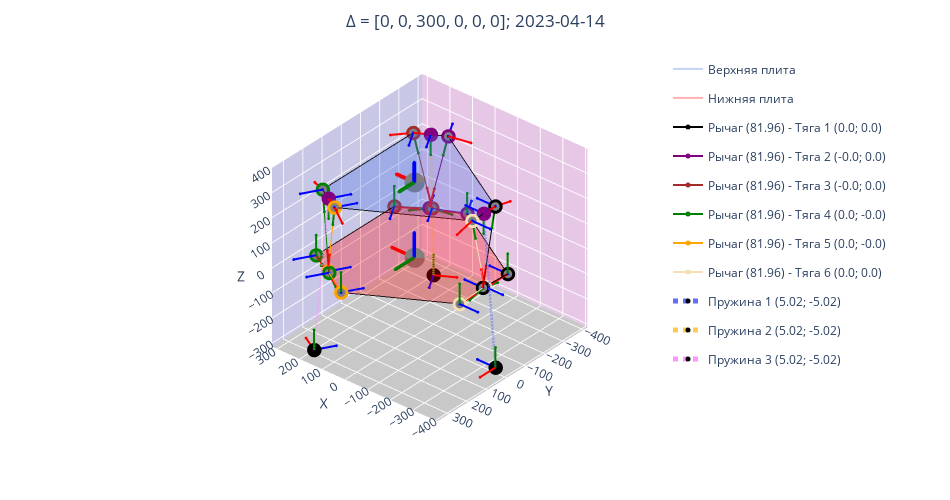

The notebook cell this image was saved under:
### Markdown cell above
### График

### Code cell
fig = go.Figure()

# Верхняя плита
fig.add_trace(go.Scatter3d(x = a_f_n(upper_points[:6], 0), y = a_f_n(upper_points[:6], 1), z = a_f_n(upper_points[:6], 2),
                showlegend=True, name = 'Верхняя плита', surfaceaxis=2,  opacity=0.3, legendgroup="group7",marker=dict(size=1, color='royalblue', colorscale='Viridis',)))
fig.add_trace(go.Scatter3d(x = a_f_n(upper_points[:6], 0), y = a_f_n(upper_points[:6], 1), z = a_f_n(upper_points[:6], 2),
                showlegend=False, surfaceaxis=-1, opacity=0.8, legendgroup="group7",marker=dict(size=1, color='black', colorscale='Viridis',)))
#_____________

# Нижняя плита
fig.add_trace(go.Scatter3d(x = a_f_n(lower_points[:6], 0), y = a_f_n(lower_points[:6], 1), z = a_f_n(lower_points[:6], 2),
                showlegend=True, name = 'Нижняя плита', surfaceaxis=2,  opacity=0.3, legendgroup="group8",marker=dict(size=1, color='red', colorscale='Viridis',)))
fig.add_trace(go.Scatter3d(x = a_f_n(lower_points[:6], 0), y = a_f_n(lower_points[:6], 1), z = a_f_n(lower_points[:6], 2),
                showlegend=False, surfaceaxis=-1, opacity=0.8, legendgroup="group8",marker=dict(size=1, color='black', colorscale='Viridis',)))

#_______________________________________________________________

color = ['black', 'purple', 'brown', 'green', 'orange', 'wheat']

for i in range(6):      # 
      grapg_leg(lower_points, global_cross_coordinates, upper_points, i, f"group{i}", color[i])
      coordinate_system(coordinate_system_lower_point[i][0], i)     # Локальные СК нижней плиты
      coordinate_system(coordinate_system_upper_point[i][0], i)     # Локальные СК верхней плиты
      # coordinate_system(coordinate_system_crosspoints[i][0], 9)       # Локальные СК точек пересечения
      coordinate_system(coordinate_system_crosspoints_after_rotate[i][0], i) # Локальные СК точек пересечения после поворота
coordinate_system(coordinate_system_upper_plate, 7, 1)      # локальная СК верхней плиты

for i in range(3):
      coordinate_system(coordinate_system_cs_lower_joint_of_gas_spring[i][0], i+10)
      coordinate_system(coordinate_system_cs_upper_joint_of_gas_spring[i][0], i+10)
      fig.add_trace(go.Scatter3d(x=[a_f_n(lower_points, 0)[i+6], a_f_n(upper_points, 0)[i+6]], 
                        y=[a_f_n(lower_points, 1)[i+6], a_f_n(upper_points, 1)[i+6]], 
                        z=[a_f_n(lower_points, 2)[i+6], a_f_n(upper_points, 2)[i+6]],  
                        showlegend=True, name = f'Пружина {i+1} ({round(angle_lower_joint_of_gas_spring[i]*180/pi, 2)}; {round(angle_upper_joint_of_gas_spring[i]*180/pi, 2)})',
                        opacity=1, legendgroup=f'group{i+10}', marker=dict(size=5, color=color, colorscale='Viridis'), line = dict(width = 5, dash='dot'))) 

fig.add_trace(go.Scatter3d(x = [0, 100],y = [0, 0],z = [0, 0],     # локальная СК нижней плиты
                showlegend=False, opacity=1, legendgroup="group8", marker=dict(size=1, color='red', colorscale='Viridis',), line = dict(width = 7)))
fig.add_trace(go.Scatter3d(x = [0, 0],y = [0, 100],z = [0, 0],
                showlegend=False, opacity=1, legendgroup="group8", marker=dict(size=1, color='green', colorscale='Viridis',), line = dict(width = 7)))
fig.add_trace(go.Scatter3d(x = [0, 0],y = [0, 0],z = [0, 100],
                showlegend=False, opacity=1, legendgroup="group8", marker=dict(size=1, color='blue', colorscale='Viridis',), line = dict(width = 7)))
fig.add_trace(go.Scatter3d(x = [0],y = [0],z = [0],
                            showlegend=False, opacity=1, legendgroup="group8", marker=dict(size=7, color='gray', colorscale='Viridis',)))

#_______________________________________________________________

#Оформление полей

fig.update_layout(title={'text': f"Δ = [{move_upper_CS[0]}, {move_upper_CS[1]}, {move_upper_CS[2]}, {move_upper_CS[3]}, {move_upper_CS[4]}, {move_upper_CS[5]}]; {date.today()}",
                  'y':0.97,'x':0.5,'xanchor': 'center','yanchor': 'top'})

                                             #Оформление
fig.update_layout(legend=dict(yanchor="top", y=0.99,xanchor="left", x=0.7))

tickf = 12
fig.update_layout(autosize=True, scene = {'camera_eye': {"x": -2, "y": 2, "z":1.65},'camera_center' : {"x": -0.3, "y": 0, "z":0},},
                  width=950, height=500, margin=dict(l=10, r=0, b=10, t=50))

fig.update_layout(scene=dict(xaxis=dict( title="X",backgroundcolor="rgb(200, 200, 230)",gridcolor="white",
                         showbackground=True,zerolinecolor="white", tickfont=dict(size=tickf)),
                  yaxis=dict(title="Y", backgroundcolor="rgb(230, 200,230)",gridcolor="white",
                        showbackground=True,tickfont=dict(size=tickf),zerolinecolor="white"),
                  zaxis=dict(title= "Z", backgroundcolor="rgb(200, 200,200)",gridcolor="white",
                         showbackground=True,tickfont=dict(size=tickf),zerolinecolor="white",)))

fig.update_layout(scene=dict(xaxis_showspikes=False, yaxis_showspikes=False),)
fig.update_scenes(camera_projection_type="orthographic")

fig.show()
